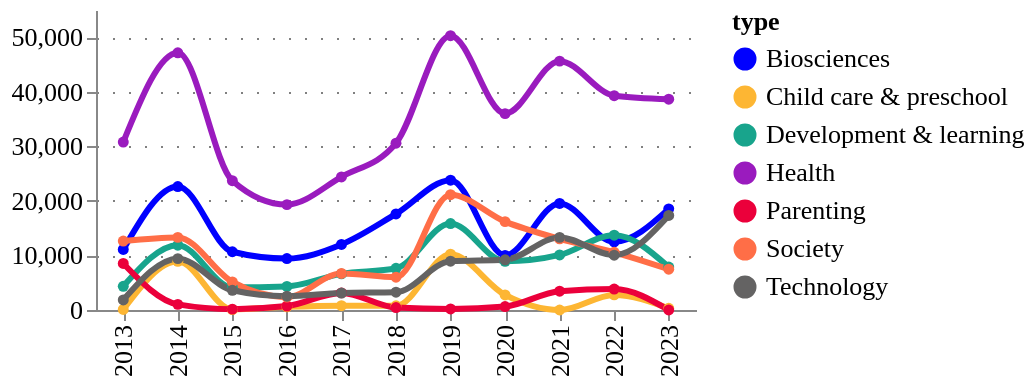

Here is the notebook cell this chart was saved with:
### Code cell
fig = pu.ts_smooth(
    ts_df,
    ts_df['type'].unique(),
    variable= "amount",
    variable_title = "",
    category_column = 'type',
    width = 300,
    height = 150,
    legend_orient='right',
)
pu.configure_plots(fig)

### Figure 1 — Vega-Lite specification as saved in the notebook (floating-point values rounded to 4 significant figures)
{"config": {"title": {"font": "Averta", "anchor": "start"}, "subtitle": {"font": "Averta"}, "axis": {"labelFont": "Averta", "titleFont": "Averta", "gridColor": "grey", "gridDash": [1, 7], "labelFontSize": 13, "titleFontSize": 13}, "header": {"labelFont": "Averta", "titleFont": "Averta"}, "legend": {"labelFont": "Averta", "titleFont": "Averta", "labelFontSize": 13, "titleFontSize": 13}, "range": {"category": ["#0000FF", "#FDB633", "#18A48C", "#9A1BBE", "#EB003B", "#FF6E47", "#646363", "#0F294A", "#97D9E3", "#A59BEE", "#F6A4B7", "#D2C9C0", "#FFFFFF", "#000000"], "ordinal": {"scheme": ["#0000FF", "#FDB633", "#18A48C", "#9A1BBE", "#EB003B", "#FF6E47", "#646363", "#0F294A", "#97D9E3", "#A59BEE", "#F6A4B7", "#D2C9C0", "#FFFFFF", "#000000"]}}, "view": {"strokeWidth": 0}}, "data": {"name": "data-6f4556efc805045ace7e08d4b7c8b474"}, "mark": {"type": "line", "interpolate": "monotone", "point": {"filled": true, "size": 30}, "size": 3, "strokeDash": [0]}, "encoding": {"color": {"field": "type", "legend": {"orient": "right"}, "type": "nominal"}, "tooltip": [{"field": "year", "title": "Year", "type": "ordinal"}, {"field": "type", "type": "nominal"}, {"field": "amount", "format": ".3f", "title": "", "type": "quantitative"}], "x": {"field": "year", "title": "", "type": "ordinal"}, "y": {"field": "amount", "title": "", "type": "quantitative"}}, "height": 150, "title": {"anchor": "start", "text": "", "fontSize": 14, "subtitle": "", "subtitleFont": "Averta", "subtitleFontSize": 13}, "width": 300, "$schema": "https://vega.github.io/schema/vega-lite/v4.17.0.json", "datasets": {"data-6f4556efc805045ace7e08d4b7c8b474": [{"year": 2013, "type": "Biosciences", "counts": 15, "counts_prop": 0.014, "amount": 11090.0, "amount_prop": 0.02}, {"year": 2014, "type": "Biosciences", "counts": 22, "counts_prop": 0.02, "amount": 22640.0, "amount_prop": 0.042}, {"year": 2015, "type": "Biosciences", "counts": 18, "counts_prop": 0.017, "amount": 10680.0, "amount_prop": 0.02}, {"year": 2016, "type": "Biosciences", "counts": 20, "counts_prop": 0.018, "amount": 9433.0, "amount_prop": 0.017}, {"year": 2017, "type": "Biosciences", "counts": 32, "counts_prop": 0.029, "amount": 12020.0, "amount_prop": 0.022}, {"year": 2018, "type": "Biosciences", "counts": 24, "counts_prop": 0.022, "amount": 17610.0, "amount_prop": 0.032}, {"year": 2019, "type": "Biosciences", "counts": 39, "counts_prop": 0.036, "amount": 23790.0, "amount_prop": 0.044}, {"year": 2020, "type": "Biosciences", "counts": 19, "counts_prop": 0.018, "amount": 10020.0, "amount_prop": 0.018}, {"year": 2021, "type": "Biosciences", "counts": 28, "counts_prop": 0.026, "amount": 19540.0, "amount_prop": 0.036}, {"year": 2022, "type": "Biosciences", "counts": 20, "counts_prop": 0.018, "amount": 12510.0, "amount_prop": 0.023}, {"year": 2023, "type": "Biosciences", "counts": 19, "counts_prop": 0.018, "amount": 18540.0, "amount_prop": 0.034}, {"year": 2013, "type": "Child care & preschool", "counts": 1, "counts_prop": 0.001, "amount": 98.68, "amount_prop": 0.0}, {"year": 2014, "type": "Child care & preschool", "counts": 2, "counts_prop": 0.002, "amount": 8925.0, "amount_prop": 0.016}, {"year": 2015, "type": "Child care & preschool", "counts": 2, "counts_prop": 0.002, "amount": 88.37, "amount_prop": 0.0}, {"year": 2016, "type": "Child care & preschool", "counts": 1, "counts_prop": 0.001, "amount": 573.0, "amount_prop": 0.001}, {"year": 2017, "type": "Child care & preschool", "counts": 4, "counts_prop": 0.004, "amount": 796.3, "amount_prop": 0.001}, {"year": 2018, "type": "Child care & preschool", "counts": 7, "counts_prop": 0.006, "amount": 776.5, "amount_prop": 0.001}, {"year": 2019, "type": "Child care & preschool", "counts": 5, "counts_prop": 0.005, "amount": 10240.0, "amount_prop": 0.019}, {"year": 2020, "type": "Child care & preschool", "counts": 8, "counts_prop": 0.007, "amount": 2765.0, "amount_prop": 0.005}, {"year": 2021, "type": "Child care & preschool", "counts": 1, "counts_prop": 0.001, "amount": 0.0, "amount_prop": 0.0}, {"year": 2022, "type": "Child care & preschool", "counts": 6, "counts_prop": 0.006, "amount": 2771.0, "amount_prop": 0.005}, {"year": 2023, "type": "Child care & preschool", "counts": 3, "counts_prop": 0.003, "amount": 316.2, "amount_prop": 0.001}, {"year": 2013, "type": "Development & learning", "counts": 12, "counts_prop": 0.011, "amount": 4340.0, "amount_prop": 0.008}, {"year": 2014, "type": "Development & learning", "counts": 9, "counts_prop": 0.008, "amount": 11880.0, "amount_prop": 0.022}, {"year": 2015, "type": "Development & learning", "counts": 14, "counts_prop": 0.013, "amount": 4160.0, "amount_prop": 0.008}, {"year": 2016, "type": "Development & learning", "counts": 17, "counts_prop": 0.016, "amount": 4325.0, "amount_prop": 0.008}, {"year": 2017, "type": "Development & learning", "counts": 32, "counts_prop": 0.029, "amount": 6620.0, "amount_prop": 0.012}, {"year": 2018, "type": "Development & learning", "counts": 39, "counts_prop": 0.036, "amount": 7648.0, "amount_prop": 0.014}, {"year": 2019, "type": "Development & learning", "counts": 26, "counts_prop": 0.024, "amount": 15850.0, "amount_prop": 0.029}, {"year": 2020, "type": "Development & learning", "counts": 26, "counts_prop": 0.024, "amount": 8918.0, "amount_prop": 0.016}, {"year": 2021, "type": "Development & learning", "counts": 27, "counts_prop": 0.025, "amount": 10090.0, "amount_prop": 0.019}, {"year": 2022, "type": "Development & learning", "counts": 26, "counts_prop": 0.024, "amount": 13720.0, "amount_prop": 0.025}, {"year": 2023, "type": "Development & learning", "counts": 18, "counts_prop": 0.017, "amount": 7873.0, "amount_prop": 0.014}, {"year": 2013, "type": "Health", "counts": 33, "counts_prop": 0.03, "amount": 30790.0, "amount_prop": 0.057}, {"year": 2014, "type": "Health", "counts": 39, "counts_prop": 0.036, "amount": 47150.0, "amount_prop": 0.087}, {"year": 2015, "type": "Health", "counts": 50, "counts_prop": 0.046, "amount": 23710.0, "amount_prop": 0.044}, {"year": 2016, "type": "Health", "counts": 44, "counts_prop": 0.041, "amount": 19320.0, "amount_prop": 0.035}, {"year": 2017, "type": "Health", "counts": 73, "counts_prop": 0.067, "amount": 24400.0, "amount_prop": 0.045}, {"year": 2018, "type": "Health", "counts": 74, "counts_prop": 0.068, "amount": 30580.0, "amount_prop": 0.056}, {"year": 2019, "type": "Health", "counts": 78, "counts_prop": 0.072, "amount": 50290.0, "amount_prop": 0.092}, {"year": 2020, "type": "Health", "counts": 93, "counts_prop": 0.086, "amount": 36010.0, "amount_prop": 0.066}, {"year": 2021, "type": "Health", "counts": 74, "counts_prop": 0.068, "amount": 45620.0, "amount_prop": 0.084}, {"year": 2022, "type": "Health", "counts": 69, "counts_prop": 0.064, "amount": 39290.0, "amount_prop": 0.072}, {"year": 2023, "type": "Health", "counts": 48, "counts_prop": 0.044, "amount": 38650.0, "amount_prop": 0.071}, {"year": 2013, "type": "Parenting", "counts": 2, "counts_prop": 0.002, "amount": 8528.0, "amount_prop": 0.016}, {"year": 2014, "type": "Parenting", "counts": 2, "counts_prop": 0.002, "amount": 1031.0, "amount_prop": 0.002}, {"year": 2015, "type": "Parenting", "counts": 1, "counts_prop": 0.001, "amount": 159.1, "amount_prop": 0.0}, {"year": 2016, "type": "Parenting", "counts": 2, "counts_prop": 0.002, "amount": 718.6, "amount_prop": 0.001}, {"year": 2017, "type": "Parenting", "counts": 3, "counts_prop": 0.003, "amount": 3140.0, "amount_prop": 0.006}, {"year": 2018, "type": "Parenting", "counts": 6, "counts_prop": 0.006, "amount": 441.4, "amount_prop": 0.001}, {"year": 2019, "type": "Parenting", "counts": 4, "counts_prop": 0.004, "amount": 198.9, "amount_prop": 0.0}, {"year": 2020, "type": "Parenting", "counts": 6, "counts_prop": 0.006, "amount": 635.4, "amount_prop": 0.001}, {"year": 2021, "type": "Parenting", "counts": 2, "counts_prop": 0.002, "amount": 3454.0, "amount_prop": 0.006}, {"year": 2022, "type": "Parenting", "counts": 6, "counts_prop": 0.006, "amount": 3833.0, "amount_prop": 0.007}, {"year": 2023, "type": "Parenting", "counts": 2, "counts_prop": 0.002, "amount": 0.0, "amount_prop": 0.0}, {"year": 2013, "type": "Society", "counts": 11, "counts_prop": 0.01, "amount": 12630.0, "amount_prop": 0.023}, {"year": 2014, "type": "Society", "counts": 13, "counts_prop": 0.012, "amount": 13310.0, "amount_prop": 0.024}, {"year": 2015, "type": "Society", "counts": 14, "counts_prop": 0.013, "amount": 5151.0, "amount_prop": 0.009}, {"year": 2016, "type": "Society", "counts": 10, "counts_prop": 0.009, "amount": 2378.0, "amount_prop": 0.004}, {"year": 2017, "type": "Society", "counts": 28, "counts_prop": 0.026, "amount": 6701.0, "amount_prop": 0.012}, {"year": 2018, "type": "Society", "counts": 24, "counts_prop": 0.022, "amount": 6007.0, "amount_prop": 0.011}, {"year": 2019, "type": "Society", "counts": 26, "counts_prop": 0.024, "amount": 21140.0, "amount_prop": 0.039}, {"year": 2020, "type": "Society", "counts": 41, "counts_prop": 0.038, "amount": 16200.0, "amount_prop": 0.03}, {"year": 2021, "type": "Society", "counts": 22, "counts_prop": 0.02, "amount": 13050.0, "amount_prop": 0.024}, {"year": 2022, "type": "Society", "counts": 26, "counts_prop": 0.024, "amount": 10580.0, "amount_prop": 0.019}, {"year": 2023, "type": "Society", "counts": 18, "counts_prop": 0.017, "amount": 7482.0, "amount_prop": 0.014}, {"year": 2013, "type": "Technology", "counts": 3, "counts_prop": 0.003, "amount": 1839.0, "amount_prop": 0.003}, {"year": 2014, "type": "Technology", "counts": 8, "counts_prop": 0.007, "amount": 9418.0, "amount_prop": 0.017}, {"year": 2015, "type": "Technology", "counts": 8, "counts_prop": 0.007, "amount": 3615.0, "amount_prop": 0.007}, {"year": 2016, "type": "Technology", "counts": 10, "counts_prop": 0.009, "amount": 2528.0, "amount_prop": 0.005}, {"year": 2017, "type": "Technology", "counts": 17, "counts_prop": 0.016, "amount": 3116.0, "amount_prop": 0.006}, {"year": 2018, "type": "Technology", "counts": 17, "counts_prop": 0.016, "amount": 3256.0, "amount_prop": 0.006}, {"year": 2019, "type": "Technology", "counts": 20, "counts_prop": 0.018, "amount": 8942.0, "amount_prop": 0.016}, {"year": 2020, "type": "Technology", "counts": 30, "counts_prop": 0.028, "amount": 9204.0, "amount_prop": 0.017}, {"year": 2021, "type": "Technology", "counts": 19, "counts_prop": 0.018, "amount": 13310.0, "amount_prop": 0.024}, {"year": 2022, "type": "Technology", "counts": 21, "counts_prop": 0.019, "amount": 10050.0, "amount_prop": 0.018}, {"year": 2023, "type": "Technology", "counts": 15, "counts_prop": 0.014, "amount": 17330.0, "amount_prop": 0.032}]}}
